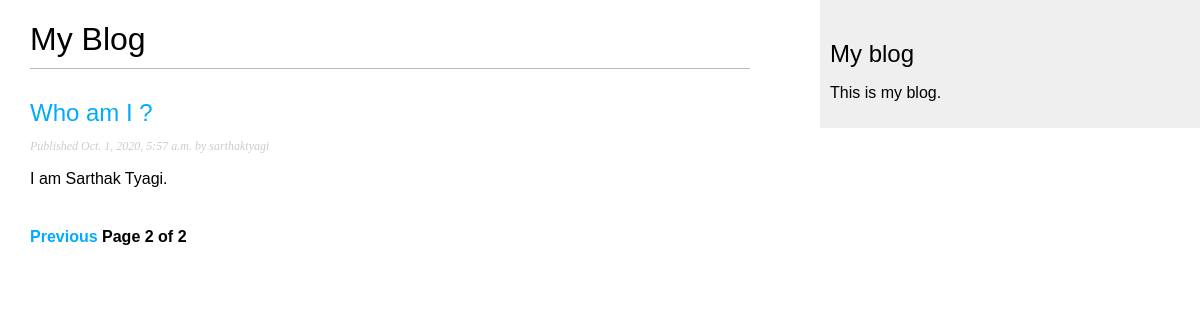
Screenshot of /blog/?page=2 with the database file from the repository.
### blog_app/models.py (models this page shows, shortened)
class Post(models.Model):
    STATUS_CHOICES = (
        ('draft', 'Draft'),
        ('published', 'Published'),
    )
    title = models.CharField(max_length=250)
    slug = models.SlugField(max_length=250,
                            unique_for_date='publish')
    author = models.ForeignKey(User, on_delete = models.CASCADE, related_name='blog_posts')
    body = models.TextField()
    publish = models.DateTimeField(default=timezone.now)
    created = models.DateTimeField(auto_now_add = True)
    updated = models.DateTimeField(auto_now=True)
    status = models.CharField(max_length = 10, choices=STATUS_CHOICES, default='draft')
    objects = models.Manager() # The default manager
    published = PublishedManager() # Our custom manager
    def get_absolute_url(self):
        return reverse('blog_app:post_detail',
                        args=[self.publish.year,
                            self.publish.month,
                            self.publish.day, self.slug])
    class Meta:
        ordering = ('-publish',)

### blog_app/views.py (the view)
# urls.py: path('', views.PostListView.as_view(), name='post_list'),
class PostListView(ListView):
    queryset = Post.published.all()
    context_object_name = 'posts'
    paginate_by = 3
    template_name = 'blog_app/post/list.html'

### blog_app/templates/blog_app/post/list.html (shortened to what this page needs)
{% extends "blog_app/base.html" %}
{% block content %}
<h1>My Blog</h1>
{% for post in posts %}
<h2>
    <a href="{{ post.get_absolute_url }}">{{ post.title }}</a>
</h2>
<p class='date'>
    Published {{ post.publish }} by {{ post.author }}
</p>
{{ post.body|truncatewords:30|linebreaks }}
{% endfor %}
{% include "pagination.html" with page=page_obj %}
{% endblock %}

### blog_app/static/css/blog.css (style rules this page uses)
body { margin:0; padding:0; font-family:helvetica, sans-serif; }
a { color:#00abff; text-decoration:none; }
h1 { font-weight:normal; border-bottom:1px solid #bbb; padding:0 0 10px 0; }
h2 { font-weight:normal; margin:30px 0 0; }
p.date { color:#ccc; font-family: georgia, serif; font-size: 12px; font-style: italic; }

### rows the page displays
Post: title "Who am I ?", publish "Oct. 1, 2020, 5:57 a.m.", author "sarthaktyagi", body "I am Sarthak Tyagi."

### other values shown
{{ page.number }} "2"
{{ page.paginator.num_pages }} "2"
